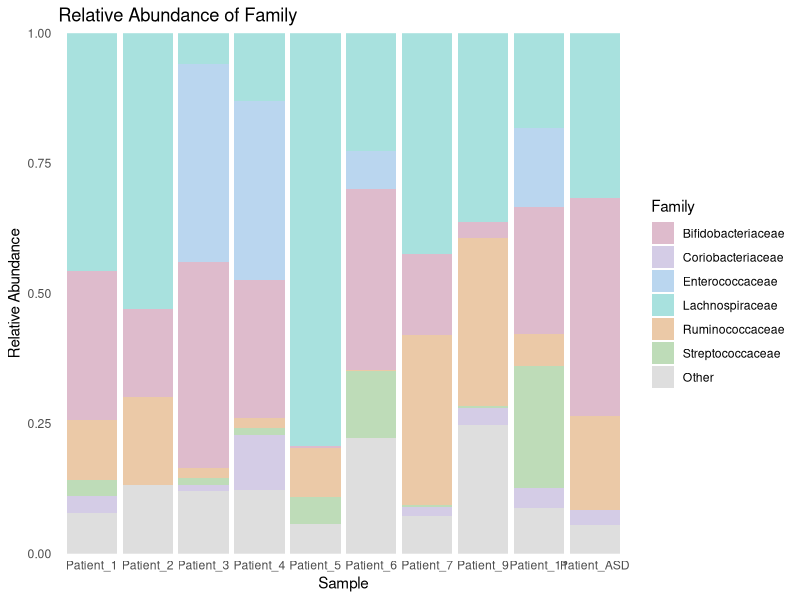
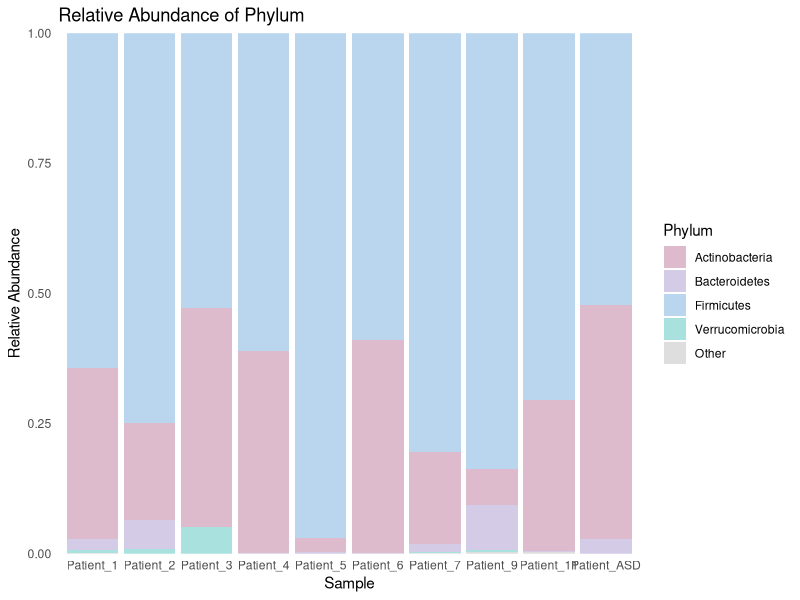
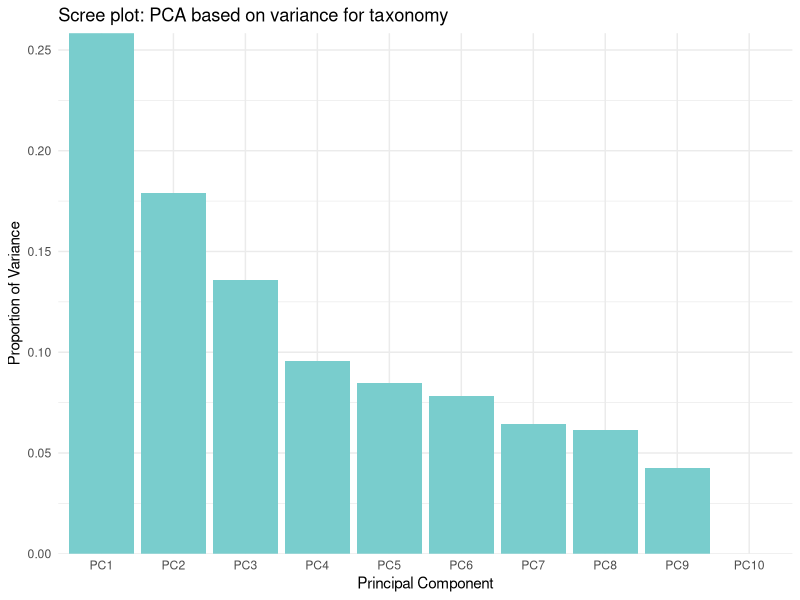
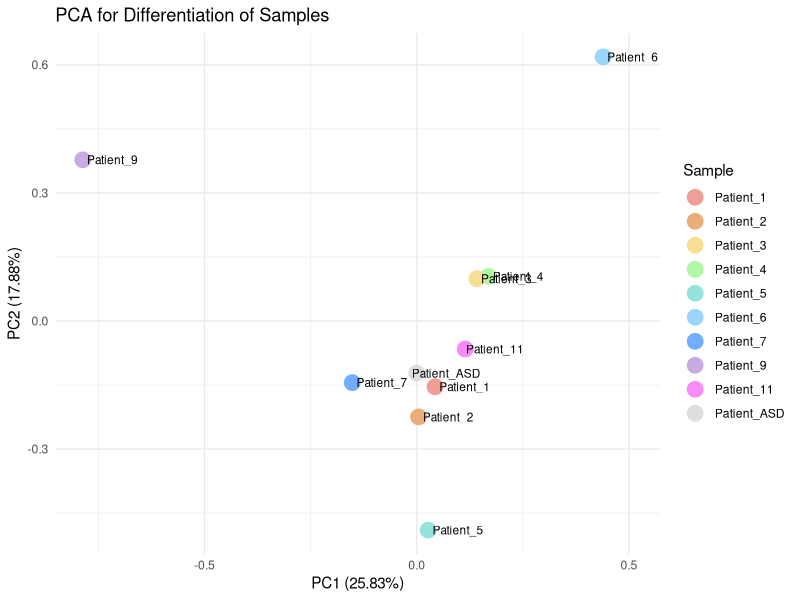

These charts were generated, in order, by the following R code:
#### Microbiome Taxonomy Analysis

## Author: Shalvi Chirmade
## BINF*6999 Research Project Summer 2022

## Van Raay Lab at the University of Guelph

## Primary Advisor: Dr. Terry Van Raay
## Secondary Advisor: Dr. Lewis Lukens

## Description:
# Microbiome analysis of ten patient fecal samples for the identification of diet-derived metabolites and their effects on mental health.

# Please see the README file for the project proposal.

# +-+-+-+-+-+-+-+-+-+-+-+-+-+-+-+-+-+-+-+-+-+-+-+-+-+-+-+-+-+-+-+-+-+-+-+-+-+-+-

#### 1. Load Required Packages ----

# CRAN

#install.packages("forcats")
library(forcats)
#install.packages("ggfortify")
library(ggfortify)
#install.packages("tidyverse")
library(tidyverse)

# Bioconductor

#BiocManager::install(c("MicrobiotaProcess"))
#library(MicrobiotaProcess)


# GitHub



#### 2. Data Import and Cleaning ----

# Data has been pre-processed through command-line on Compute Canada using:
      # FastQC 0.11.9
      # Trimmomatic 0.39
      # fastq-join 1.3.1

# Taxonomic analysis has been carried out on command-line using Bowtie2 and MetaPhlAn 3

# The taxonomic profile files for each sequence has been combined into one file called merged_abundance_table.txt

# Import the merged taxa file.
dfData <- read.delim("merged_abundance_table.txt", header = F)
View(dfData)

# Row 1 contains the name of the database used for the taxonomy analysis - will be deleted.
dfData <- dfData[-1,]

# Now Row 1 contains the column names, will make those the names of the columns of the dataframe and delete the row.
colnames(dfData) <- dfData[1,]
colnames(dfData)
dfData <- dfData[-1,]

# Clean the column names to display only the patient number
colnames(dfData)[3:12] <- str_extract(colnames(dfData)[3:12], "Patient_[:alnum:]+")
colnames(dfData)
colnames(dfData)[3] <- str_extract(colnames(dfData)[3], "Patient_[:alpha:]+")
colnames(dfData)

# Store sample names in order.
samples <- sort(colnames(dfData)[3:12])
samples <- reorder(samples, c(1,9,2,3,4,5,6,7,8,10))

# Make rownames clean.
rownames(dfData) <- 1:(nrow(dfData))


# Create a new dataframe with the clade information separated into different columns.
dfTidy <- dfData
dfTidy <- dfTidy %>% 
  separate(clade_name, 
           into = c("Kingdom", "Phylum", "Class", "Order", "Family", "Genus", "Species"), 
           sep = "\\|", 
           extra = "merge")


# Clean all the rank names - i.e. remove "x__".
for (i in 1:7){
  dfTidy[,i] <- sapply(str_split(dfTidy[,i], "__"), "[", 2)
} 


# Remove genus name from species column.
dfTidy[,7] <- sapply(str_split(dfTidy[,7], "_", n = 2), "[", 2)


# The number of NAs in each taxonomic rank column
sapply(dfTidy[,1:7], function(x) sum(is.na(x)))
# Kingdom  Phylum   Class   Order  Family   Genus  Species 
# 0        3        10      24     44       81     154 


# Remove variables that are not required downstream.
rm(i)


# Export dfTidy as a .tsv file for cleaner raw data. Code commented out as it does not need to be redone.
# write_tsv(dfTidy, file = "Tidy_Merged_Abundance_Table.tsv", col_names = T)



#### 3. Relative Abundance Visualization ----

## Create stacked bar chart by using ggplot and the Family taxa. First create a manipulated dataframe containing only the Family information. Due to the way our abundance table was created, we have to select the rows where the data is describing the abundance for the whole Family; the entries with Genus and Species specific s is encompassed in these Family abundance rows.
dfFamily <- dfTidy[,5:18]

# Remove rows with NAs in Family
dfFamily <- dfFamily[complete.cases(dfFamily$Family),]

# Keep rows with NAs in both Genus and Species - we only want these rows as the abundance information encompasses the whole Family.
dfFamily <- dfFamily[!complete.cases(dfFamily$Genus),]
dfFamily <- dfFamily[,c(1, 5:14)]

# Convert abundance information from character to numerical values.
dfFamily[, 2:11] <- lapply(dfFamily[, 2:11], function(x) as.numeric(as.character(x)))
sapply(dfFamily, class)

# Sum the abundance for each sample.
lapply(dfFamily[, 2:11], sum)


# Make the columns into rows - result checked to make sure the transformation was accurate.
dfFamily <- pivot_longer(dfFamily, cols = 2:11, names_to = "Sample")
colnames(dfFamily)[3] <- "Abundance"
dfFamily <- dfFamily %>%
  filter(Abundance != 0)


# Ideas of cleaning by Riffomonas Project https://www.youtube.com/watch?v=w4X3o6MQjVA

# Show a summary fo the relative abundance of the Family taxa.
dfFamily %>%
  group_by(Family) %>%
  summarise(max = max(Abundance)) %>%
  arrange(desc(max))

# Create an "Other" category based on a threshold of abundance 5%
dfFamily_pool <- dfFamily %>%
  group_by(Family) %>%
  summarise(pool = max(Abundance) < 10, 
            mean = mean(Abundance),
            .groups = "drop")

dfFamily_Others <- inner_join(dfFamily, dfFamily_pool, by = "Family") %>%
  mutate(Family = if_else(pool, "Other", Family)) %>%
  group_by(Sample, Family) %>%
  summarise(Abundance = sum(Abundance), 
            mean = min(mean),
            .groups = "drop") %>%
  mutate(Family = factor(Family),
         Family = fct_reorder(Family, mean, .desc = T))
  

# Create stacked barplot using this new dataframe.
colors <- RColorBrewer::brewer.pal(9,"Set3")
colors <- c("#debbcc", "#d4cce6", "#bad6ef", "#a8e1de", "#ebc9a7", "#bedcb8", "#dedede")

ggplot(dfFamily_Others, aes(x = Sample, y = Abundance, fill = Family)) +
  geom_bar(position = "fill", stat = "identity") +
  scale_fill_manual(values = colors, 
                    breaks = c("Bifidobacteriaceae",
                               "Coriobacteriaceae",
                               "Enterococcaceae",
                               "Lachnospiraceae",
                               "Ruminococcaceae",
                               "Streptococcaceae",
                               "Other")) +
  scale_x_discrete(limits = levels(samples)) +
  scale_y_continuous(expand = c(0, 0)) +
  theme_minimal() +
  theme(panel.grid.major = element_blank(), panel.grid.minor = element_blank()) +
  ggtitle("Relative Abundance of Family") +
  ylab("Relative Abundance")

# Remove variables no longer required.
rm(dfFamily, dfFamily_Others, dfFamily_pool)


## Carry out same analysis using Phylum level.
dfPhylum <- dfTidy[,2:18]

# Remove rows with NAs in Family
dfPhylum <- dfPhylum[complete.cases(dfPhylum$Phylum),]

# Keep rows with NAs in Class - we only want these rows as the abundance information encompasses the whole Family.
dfPhylum <- dfPhylum[!complete.cases(dfPhylum$Class),]
dfPhylum <- dfPhylum[,c(1, 8:17)]

# Convert abundance information from character to numerical values.
dfPhylum[, 2:11] <- lapply(dfPhylum[, 2:11], function(x) as.numeric(as.character(x)))
sapply(dfPhylum, class)

# Sum the abundance for each sample.
lapply(dfPhylum[, 2:11], sum)


# Make the columns into rows - result checked to make sure the transformation was accurate.
dfPhylum <- pivot_longer(dfPhylum, cols = 2:11, names_to = "Sample")
colnames(dfPhylum)[3] <- "Abundance"
dfPhylum <- dfPhylum %>%
  filter(Abundance != 0)


# Show a summary fo the relative abundance of the Phylum taxa.
dfPhylum %>%
  group_by(Phylum) %>%
  summarise(max = max(Abundance)) %>%
  arrange(desc(max))

# Create an "Other" category based on a threshold of abundance 5%
dfPhylum_pool <- dfPhylum %>%
  group_by(Phylum) %>%
  summarise(pool = max(Abundance) < 5, 
            mean = mean(Abundance),
            .groups = "drop")

dfPhylum_Others <- inner_join(dfPhylum, dfPhylum_pool, by = "Phylum") %>%
  mutate(Phylum = if_else(pool, "Other", Phylum)) %>%
  group_by(Sample, Phylum) %>%
  summarise(Abundance = sum(Abundance),
            mean = min(mean),
            .groups = "drop") %>%
  mutate(Phylum = factor(Phylum),
         Phylum = fct_reorder(Phylum, mean, .desc = T))


# Create stacked barplot using this new dataframe.
colors <- RColorBrewer::brewer.pal(5,"Set3")
colors <- c("#debbcc", "#d4cce6", "#bad6ef", "#a8e1de", "#dedede")

ggplot(dfPhylum_Others, aes(x = Sample, y = Abundance, fill = Phylum)) +
  geom_bar(position = "fill", stat = "identity") +
  scale_fill_manual(values = colors,
                    breaks = c("Actinobacteria",
                               "Bacteroidetes",
                               "Firmicutes",
                               "Verrucomicrobia",
                               "Other")) +
  scale_x_discrete(limits = levels(samples)) +
  scale_y_continuous(expand = c(0, 0)) +
  theme_minimal() +
  theme(panel.grid.major = element_blank(), panel.grid.minor = element_blank()) +
  ggtitle("Relative Abundance of Phylum") +
  ylab("Relative Abundance")

# Remove variables no longer required.
rm(dfPhylum, dfPhylum_Others, dfPhylum_pool)

#TODO can manipulate ggplot to have the top two taxa on either side of the stacked bar --> anchor for the top two, one at the top, and one at the bottom


#### 4. PCA ----

# Will be using the covariance matrix of this dataset as the units for all variables are the same. Have to transform dfData as prcomp() uses the columns as variables.

## Standardize the data as some taxa are found is high and low abundance, which may skew the analysis. Make the taxa the row names before transforming.
dfScaled <- dfData[,c(1, 3:12)]
rownames(dfScaled) <- dfScaled[,1]
dfScaled <- dfScaled[,-1]
dfScaled <- as.data.frame(t(dfScaled))

# Convert abundance data to numeric.
dfScaled[] <- lapply(dfScaled, function(x) as.numeric(as.character(x)))
sapply(dfScaled, class)

# Standardize data.
dfScaled <- as.data.frame(scale(dfScaled))

# Add column for samples to differentiate in visualiations.
dfScaled$Sample <- factor(rownames(dfScaled), levels = levels(samples))

# Perform PCA.
pca1 <- prcomp(dfScaled[,-326])

# Scree plot to visualize variance.
dfPCA1_var <- data.frame(PC = paste0("PC", 1:length(row.names(dfScaled))),
                          var = (pca1$sdev)^2 / sum((pca1$sdev)^2))

ggplot(dfPCA1_var[1:10,], aes(x = reorder(PC, -var), y = var)) +
  geom_bar(stat = "identity", fill = "darkslategray3") +
  ggtitle("Scree plot: PCA based on variance for taxonomy") +
  xlab("Principal Component") +
  ylab("Proportion of Variance") +
  theme_minimal() +
  scale_y_continuous(expand = c(0, 0))

# PCA visualization
autoplot(pca1, data = dfScaled,
         colour = "Sample",
         main = "PCA for Differentiation of Samples",
         size = 5) +
  theme_minimal() +
  scale_color_manual(values = c("#ef9e98", "#eaae7a", "#f7de92", "#aef9a1", "#96e3de",
                                "#9bd7fd", "#73adff", "#c8abe3", "#f68bf9", "#dedede")) +
  geom_text(label = rownames(dfScaled),
            nudge_x = 0.07,
            cex = 3)
  
